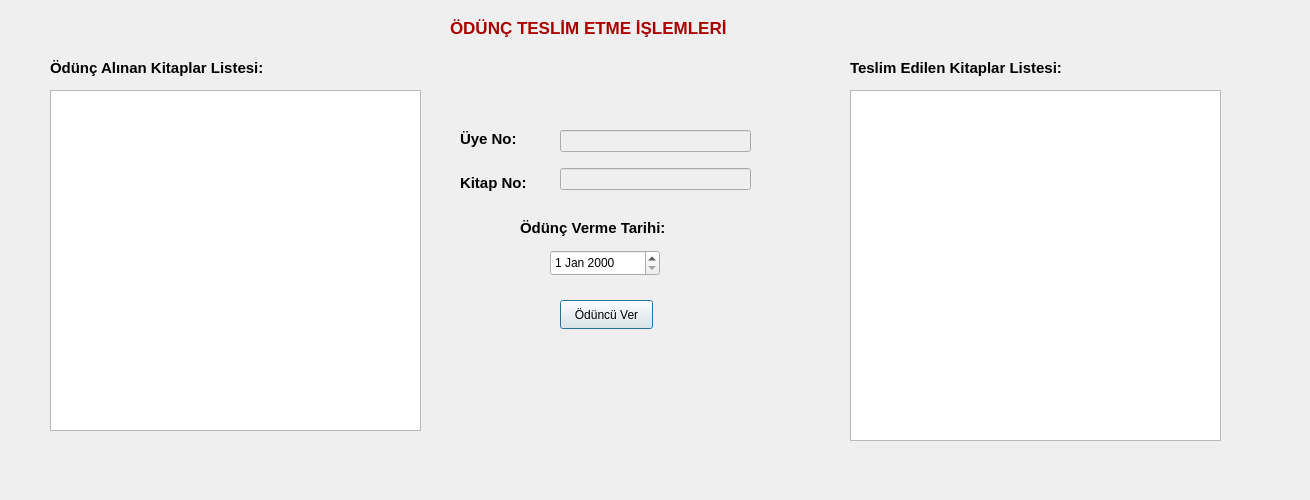
<?xml version="1.0" encoding="UTF-8"?>
<ui version="4.0">
 <class>odunc_teslim_etme_islemleri_ekran</class>
 <widget class="QDialog" name="odunc_teslim_etme_islemleri_ekran">
  <property name="geometry">
   <rect>
    <x>0</x>
    <y>0</y>
    <width>1310</width>
    <height>500</height>
   </rect>
  </property>
  <property name="windowTitle">
   <string>Dialog</string>
  </property>
  <widget class="QWidget" name="layoutWidget">
   <property name="geometry">
    <rect>
     <x>560</x>
     <y>120</y>
     <width>191</width>
     <height>81</height>
    </rect>
   </property>
   <layout class="QVBoxLayout" name="verticalLayout">
    <item>
     <widget class="QLineEdit" name="lineEdit_uyeno">
      <property name="enabled">
       <bool>false</bool>
      </property>
     </widget>
    </item>
    <item>
     <widget class="QLineEdit" name="lineEdit_kitapno">
      <property name="enabled">
       <bool>false</bool>
      </property>
     </widget>
    </item>
   </layout>
  </widget>
  <widget class="QWidget" name="layoutWidget_2">
   <property name="geometry">
    <rect>
     <x>460</x>
     <y>120</y>
     <width>91</width>
     <height>81</height>
    </rect>
   </property>
   <layout class="QVBoxLayout" name="verticalLayout_2">
    <item>
     <widget class="QLabel" name="label">
      <property name="font">
       <font>
        <pointsize>11</pointsize>
        <bold>true</bold>
       </font>
      </property>
      <property name="text">
       <string>Üye No:</string>
      </property>
     </widget>
    </item>
    <item>
     <widget class="QLabel" name="label_3">
      <property name="font">
       <font>
        <pointsize>11</pointsize>
        <bold>true</bold>
       </font>
      </property>
      <property name="text">
       <string>Kitap No:</string>
      </property>
     </widget>
    </item>
   </layout>
  </widget>
  <widget class="QTableView" name="tableView">
   <property name="geometry">
    <rect>
     <x>50</x>
     <y>90</y>
     <width>371</width>
     <height>341</height>
    </rect>
   </property>
  </widget>
  <widget class="QLabel" name="label_7">
   <property name="geometry">
    <rect>
     <x>450</x>
     <y>10</y>
     <width>431</width>
     <height>35</height>
    </rect>
   </property>
   <property name="palette">
    <palette>
     <active>
      <colorrole role="WindowText">
       <brush brushstyle="SolidPattern">
        <color alpha="255">
         <red>170</red>
         <green>0</green>
         <blue>0</blue>
        </color>
       </brush>
      </colorrole>
     </active>
     <inactive>
      <colorrole role="WindowText">
       <brush brushstyle="SolidPattern">
        <color alpha="255">
         <red>170</red>
         <green>0</green>
         <blue>0</blue>
        </color>
       </brush>
      </colorrole>
     </inactive>
     <disabled/>
    </palette>
   </property>
   <property name="font">
    <font>
     <pointsize>13</pointsize>
     <bold>true</bold>
    </font>
   </property>
   <property name="text">
    <string>ÖDÜNÇ TESLİM ETME İŞLEMLERİ</string>
   </property>
  </widget>
  <widget class="QPushButton" name="pushButton">
   <property name="geometry">
    <rect>
     <x>560</x>
     <y>300</y>
     <width>93</width>
     <height>29</height>
    </rect>
   </property>
   <property name="text">
    <string>Ödüncü Ver</string>
   </property>
  </widget>
  <widget class="QLabel" name="label_6">
   <property name="geometry">
    <rect>
     <x>50</x>
     <y>50</y>
     <width>331</width>
     <height>35</height>
    </rect>
   </property>
   <property name="font">
    <font>
     <pointsize>11</pointsize>
     <bold>true</bold>
    </font>
   </property>
   <property name="text">
    <string>Ödünç Alınan Kitaplar Listesi:</string>
   </property>
  </widget>
  <widget class="QTableView" name="tableView_2">
   <property name="geometry">
    <rect>
     <x>850</x>
     <y>90</y>
     <width>371</width>
     <height>351</height>
    </rect>
   </property>
  </widget>
  <widget class="QLabel" name="label_8">
   <property name="geometry">
    <rect>
     <x>850</x>
     <y>50</y>
     <width>331</width>
     <height>35</height>
    </rect>
   </property>
   <property name="font">
    <font>
     <pointsize>11</pointsize>
     <bold>true</bold>
    </font>
   </property>
   <property name="text">
    <string>Teslim Edilen Kitaplar Listesi:</string>
   </property>
  </widget>
  <widget class="QDateEdit" name="dateEdit">
   <property name="geometry">
    <rect>
     <x>550</x>
     <y>250</y>
     <width>110</width>
     <height>26</height>
    </rect>
   </property>
  </widget>
  <widget class="QLabel" name="label_4">
   <property name="geometry">
    <rect>
     <x>520</x>
     <y>210</y>
     <width>191</width>
     <height>36</height>
    </rect>
   </property>
   <property name="font">
    <font>
     <pointsize>11</pointsize>
     <bold>true</bold>
    </font>
   </property>
   <property name="text">
    <string>Ödünç Verme Tarihi:</string>
   </property>
  </widget>
 </widget>
 <resources/>
 <connections/>
</ui>
